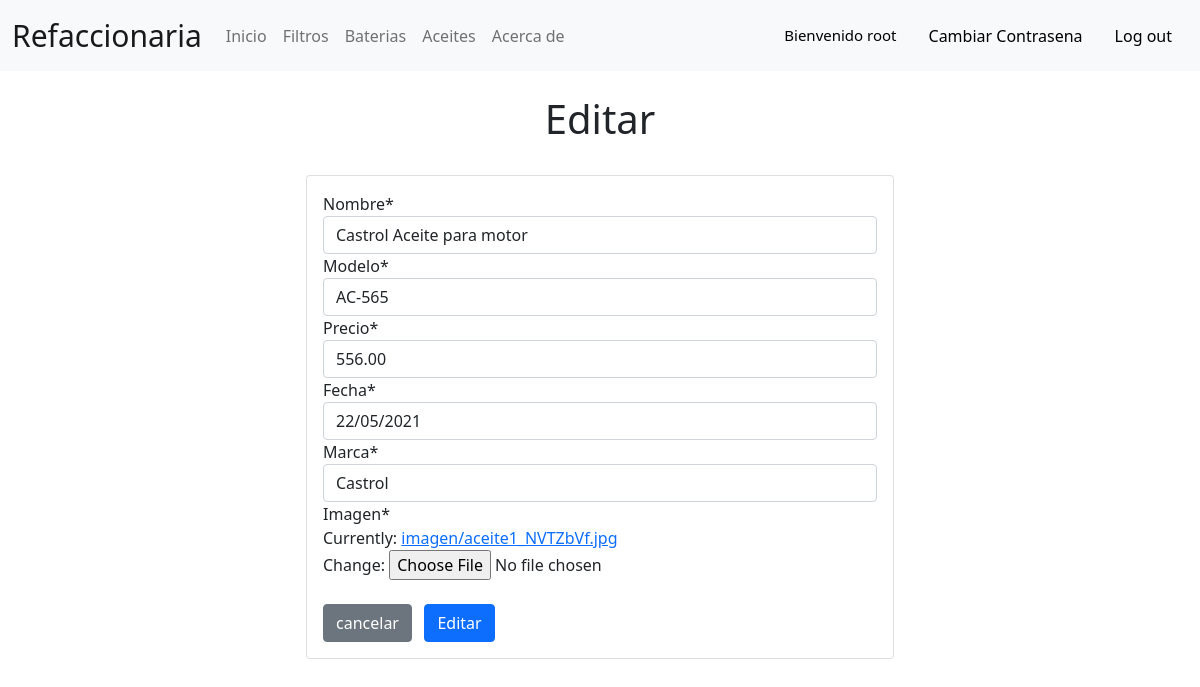
The page /modificarAce/6/ (signed in) on the database as committed earlier.
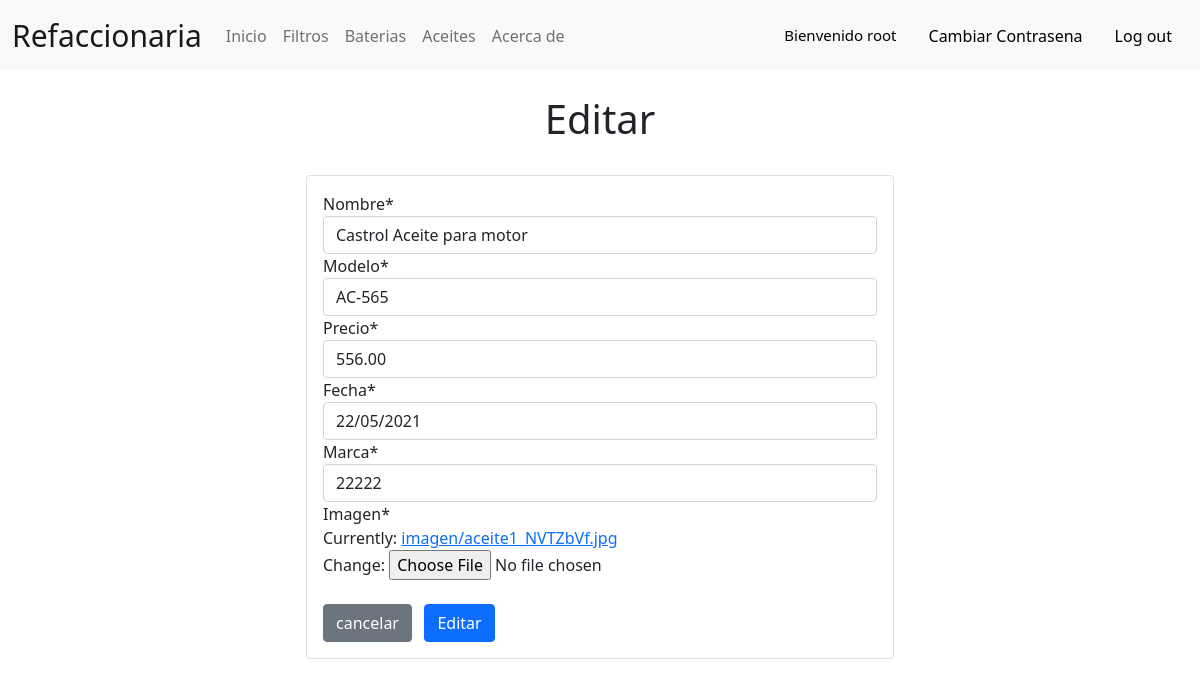
The same page on the database as committed later.
### carros/models.py (models this page shows, shortened)
class aceites (models.Model):
	nombre = models.CharField(default = "",null=True,max_length = 200)
	modelo = models.CharField(default = "",null=True,max_length = 200)
	precio = models.CharField(default = "",null=True,max_length = 200)
	fecha = models.CharField(default = "",null=True,max_length = 200)
	marca = models.CharField(default = "",null=True,max_length = 200)
	imagen = models.ImageField(upload_to = "imagen"  , null="True")

### carros/views.py (the view, shortened to what this page needs)
# urls.py: path('modificarAce/<id>/',modificarAce, name = 'modificarAce'),
@permission_required('carros.change_aceites')
def modificarAce (request, id):
	Ace = get_object_or_404(aceites, id=id)
	data = {
		'form': AceForm(instance=Ace)
	}
	if request.method == "GET":
		form = AceForm()
	return render(request, 'modificar.html', data)

### carros/forms.py
class AceForm (forms.ModelForm):
	class Meta:
		model = aceites
		fields = '__all__'

### carros/templates/modificar.html (shortened to what this page needs)
{% extends 'base.html' %}
{% block content %}
{% load crispy_forms_tags %}
			<div class="row">
				<div class='col-12 col-md-6 offset-md-3'>
					<br>
					<center><h1>Editar</h1></center>
					<br>
					<div class="card">
						<div class="card-body">
						<form method="post" enctype="multipart/form-data">
							{{ form | crispy }}
							<div class="d=flex justify-content-end">
								<br>
								<input type="reset" value="cancelar" class="btn btn-secondary">
								<input type="submit" value="Editar" class="btn btn-primary">
							</div>
						</form>
						</div>
					</div>
				</div>
			</div>
			<br><br>
{% endblock content %}

Rows that differ between the two databases and show on the page:
changed aceites "Castrol Aceite para motor": marca "Castrol" → "22222"
